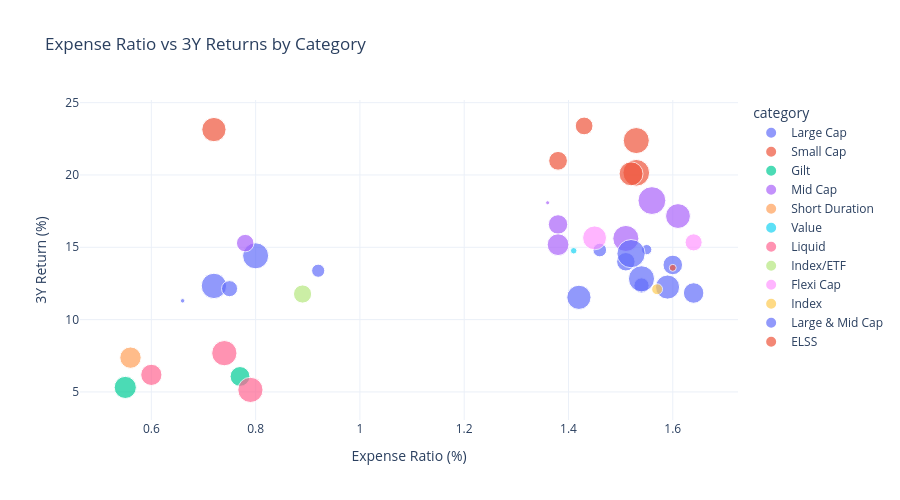

Notebook code cell kept with this figure:
### Code cell
# Cell 12 — Expense Ratio vs Returns Scatter
fig = px.scatter(
    performance_df,
    x='expense_ratio_pct',
    y='return_3yr_pct',
    color='category',
    size='aum_crore',
    hover_data=['scheme_name'],
    title='Expense Ratio vs 3Y Returns by Category',
    labels={'expense_ratio_pct': 'Expense Ratio (%)', 'return_3yr_pct': '3Y Return (%)'}
)
fig.update_layout(height=500, template='plotly_white')
fig.show()
fig.write_image("charts/expense_vs_returns.png")
print("✅ Expense ratio vs returns chart saved!")

### Figure 1 — Plotly figure (JSON) as saved in the notebook; plotly's stock layout.template omitted (floating-point values rounded to 4 significant figures)
{"data": [{"customdata": [["SBI Bluechip Fund - Regular Plan - Growth"], ["SBI Bluechip Fund - Direct Plan - Growth"], ["HDFC Top 100 Fund - Regular Plan - Growth"], ["HDFC Top 100 Fund - Direct Plan - Growth"], ["ICICI Pru Bluechip Fund - Regular - Growth"], ["ICICI Pru Bluechip Fund - Direct - Growth"], ["Nippon India Large Cap Fund - Regular - Growth"], ["Nippon India Large Cap Fund - Direct - Growth"], ["Kotak Bluechip Fund - Regular - Growth"], ["Axis Bluechip Fund - Regular - Growth"], ["Axis Bluechip Fund - Direct - Growth"], ["ABSL Frontline Equity Fund - Regular - Growth"], ["Mirae Asset Large Cap Fund - Regular - Growth"], ["DSP Top 100 Equity Fund - Regular - Growth"]], "hovertemplate": "category=Large Cap<br>Expense Ratio (%)=%{x}<br>3Y Return (%)=%{y}<br>aum_crore=%{marker.size}<br>scheme_name=%{customdata[0]}<extra></extra>", "legendgroup": "Large Cap", "marker": {"color": "#636efa", "size": [14288, 1231, 6434, 10611, 36022, 41553, 20909, 39475, 35585, 25803, 15866, 23500, 11361, 41828], "sizemode": "area", "sizeref": 122.6, "symbol": "circle"}, "mode": "markers", "name": "Large Cap", "orientation": "v", "showlegend": true, "type": "scatter", "x": [1.54, 0.66, 1.55, 0.92, 1.42, 0.8, 1.51, 0.72, 1.59, 1.64, 0.75, 1.6, 1.46, 1.54], "xaxis": "x", "y": [12.36, 11.3, 14.84, 13.38, 11.54, 14.41, 14.0, 12.33, 12.25, 11.84, 12.14, 13.78, 14.81, 12.82], "yaxis": "y"}, {"customdata": [["SBI Small Cap Fund - Regular Plan - Growth"], ["SBI Small Cap Fund - Direct Plan - Growth"], ["Nippon India Small Cap Fund - Regular - Growth"], ["Axis Small Cap Fund - Regular - Growth"], ["ABSL Small Cap Fund - Regular - Growth"], ["DSP Small Cap Fund - Regular - Growth"]], "hovertemplate": "category=Small Cap<br>Expense Ratio (%)=%{x}<br>3Y Return (%)=%{y}<br>aum_crore=%{marker.size}<br>scheme_name=%{customdata[0]}<extra></extra>", "legendgroup": "Small Cap", "marker": {"color": "#EF553B", "size": [19259, 36061, 43630, 21545, 41613, 35124], "sizemode": "area", "sizeref": 122.6, "symbol": "circle"}, "mode": "markers", "name": "Small Cap", "orientation": "v", "showlegend": true, "type": "scatter", "x": [1.43, 0.72, 1.53, 1.38, 1.53, 1.52], "xaxis": "x", "y": [23.39, 23.14, 20.15, 20.98, 22.38, 20.08], "yaxis": "y"}, {"customdata": [["SBI Magnum Gilt Fund - Regular Plan - Growth"], ["Nippon India Gilt Securities Fund - Regular - Growth"]], "hovertemplate": "category=Gilt<br>Expense Ratio (%)=%{x}<br>3Y Return (%)=%{y}<br>aum_crore=%{marker.size}<br>scheme_name=%{customdata[0]}<extra></extra>", "legendgroup": "Gilt", "marker": {"color": "#00cc96", "size": [24101, 30030], "sizemode": "area", "sizeref": 122.6, "symbol": "circle"}, "mode": "markers", "name": "Gilt", "orientation": "v", "showlegend": true, "type": "scatter", "x": [0.77, 0.55], "xaxis": "x", "y": [6.07, 5.31], "yaxis": "y"}, {"customdata": [["HDFC Mid-Cap Opportunities Fund - Regular - Growth"], ["HDFC Mid-Cap Opportunities Fund - Direct - Growth"], ["ICICI Pru Midcap Fund - Regular - Growth"], ["Kotak Emerging Equity Fund - Regular - Growth"], ["Axis Midcap Fund - Regular - Growth"], ["UTI Mid Cap Fund - Regular - Growth"], ["DSP Midcap Fund - Regular - Growth"]], "hovertemplate": "category=Mid Cap<br>Expense Ratio (%)=%{x}<br>3Y Return (%)=%{y}<br>aum_crore=%{marker.size}<br>scheme_name=%{customdata[0]}<extra></extra>", "legendgroup": "Mid Cap", "marker": {"color": "#ab63fa", "size": [23185, 18792, 979, 47469, 28996, 41728, 37835], "sizemode": "area", "sizeref": 122.6, "symbol": "circle"}, "mode": "markers", "name": "Mid Cap", "orientation": "v", "showlegend": true, "type": "scatter", "x": [1.38, 0.78, 1.36, 1.56, 1.38, 1.51, 1.61], "xaxis": "x", "y": [16.58, 15.29, 18.08, 18.23, 15.18, 15.61, 17.16], "yaxis": "y"}, {"customdata": [["HDFC Short Term Debt Fund - Regular - Growth"]], "hovertemplate": "category=Short Duration<br>Expense Ratio (%)=%{x}<br>3Y Return (%)=%{y}<br>aum_crore=%{marker.size}<br>scheme_name=%{customdata[0]}<extra></extra>", "legendgroup": "Short Duration", "marker": {"color": "#FFA15A", "size": [27953], "sizemode": "area", "sizeref": 122.6, "symbol": "circle"}, "mode": "markers", "name": "Short Duration", "orientation": "v", "showlegend": true, "type": "scatter", "x": [0.56], "xaxis": "x", "y": [7.37], "yaxis": "y"}, {"customdata": [["ICICI Pru Value Discovery Fund - Regular - Growth"]], "hovertemplate": "category=Value<br>Expense Ratio (%)=%{x}<br>3Y Return (%)=%{y}<br>aum_crore=%{marker.size}<br>scheme_name=%{customdata[0]}<extra></extra>", "legendgroup": "Value", "marker": {"color": "#19d3f3", "size": [2571], "sizemode": "area", "sizeref": 122.6, "symbol": "circle"}, "mode": "markers", "name": "Value", "orientation": "v", "showlegend": true, "type": "scatter", "x": [1.41], "xaxis": "x", "y": [14.76], "yaxis": "y"}, {"customdata": [["ICICI Pru Liquid Fund - Regular - Growth"], ["Kotak Liquid Fund - Regular - Growth"], ["ABSL Liquid Fund - Regular - Growth"]], "hovertemplate": "category=Liquid<br>Expense Ratio (%)=%{x}<br>3Y Return (%)=%{y}<br>aum_crore=%{marker.size}<br>scheme_name=%{customdata[0]}<extra></extra>", "legendgroup": "Liquid", "marker": {"color": "#FF6692", "size": [39116, 27623, 38995], "sizemode": "area", "sizeref": 122.6, "symbol": "circle"}, "mode": "markers", "name": "Liquid", "orientation": "v", "showlegend": true, "type": "scatter", "x": [0.74, 0.6, 0.79], "xaxis": "x", "y": [7.68, 6.18, 5.14], "yaxis": "y"}, {"customdata": [["Nippon India ETF Nifty 50 BeES"]], "hovertemplate": "category=Index/ETF<br>Expense Ratio (%)=%{x}<br>3Y Return (%)=%{y}<br>aum_crore=%{marker.size}<br>scheme_name=%{customdata[0]}<extra></extra>", "legendgroup": "Index/ETF", "marker": {"color": "#B6E880", "size": [20284], "sizemode": "area", "sizeref": 122.6, "symbol": "circle"}, "mode": "markers", "name": "Index/ETF", "orientation": "v", "showlegend": true, "type": "scatter", "x": [0.89], "xaxis": "x", "y": [11.77], "yaxis": "y"}, {"customdata": [["Kotak Flexicap Fund - Regular - Growth"], ["UTI Flexi Cap Fund - Regular - Growth"]], "hovertemplate": "category=Flexi Cap<br>Expense Ratio (%)=%{x}<br>3Y Return (%)=%{y}<br>aum_crore=%{marker.size}<br>scheme_name=%{customdata[0]}<extra></extra>", "legendgroup": "Flexi Cap", "marker": {"color": "#FF97FF", "size": [35012, 17912], "sizemode": "area", "sizeref": 122.6, "symbol": "circle"}, "mode": "markers", "name": "Flexi Cap", "orientation": "v", "showlegend": true, "type": "scatter", "x": [1.45, 1.64], "xaxis": "x", "y": [15.65, 15.34], "yaxis": "y"}, {"customdata": [["UTI Nifty 50 Index Fund - Regular - Growth"]], "hovertemplate": "category=Index<br>Expense Ratio (%)=%{x}<br>3Y Return (%)=%{y}<br>aum_crore=%{marker.size}<br>scheme_name=%{customdata[0]}<extra></extra>", "legendgroup": "Index", "marker": {"color": "#FECB52", "size": [7350], "sizemode": "area", "sizeref": 122.6, "symbol": "circle"}, "mode": "markers", "name": "Index", "orientation": "v", "showlegend": true, "type": "scatter", "x": [1.57], "xaxis": "x", "y": [12.1], "yaxis": "y"}, {"customdata": [["Mirae Asset Emerging Bluechip Fund - Regular - Growth"]], "hovertemplate": "category=Large & Mid Cap<br>Expense Ratio (%)=%{x}<br>3Y Return (%)=%{y}<br>aum_crore=%{marker.size}<br>scheme_name=%{customdata[0]}<extra></extra>", "legendgroup": "Large & Mid Cap", "marker": {"color": "#636efa", "size": [49046], "sizemode": "area", "sizeref": 122.6, "symbol": "circle"}, "mode": "markers", "name": "Large & Mid Cap", "orientation": "v", "showlegend": true, "type": "scatter", "x": [1.52], "xaxis": "x", "y": [14.56], "yaxis": "y"}, {"customdata": [["Mirae Asset Tax Saver Fund - Regular - Growth"]], "hovertemplate": "category=ELSS<br>Expense Ratio (%)=%{x}<br>3Y Return (%)=%{y}<br>aum_crore=%{marker.size}<br>scheme_name=%{customdata[0]}<extra></extra>", "legendgroup": "ELSS", "marker": {"color": "#EF553B", "size": [2989], "sizemode": "area", "sizeref": 122.6, "symbol": "circle"}, "mode": "markers", "name": "ELSS", "orientation": "v", "showlegend": true, "type": "scatter", "x": [1.6], "xaxis": "x", "y": [13.58], "yaxis": "y"}], "layout": {"height": 500, "legend": {"itemsizing": "constant", "title": {"text": "category"}, "tracegroupgap": 0}, "title": {"text": "Expense Ratio vs 3Y Returns by Category"}, "xaxis": {"anchor": "y", "domain": [0, 1], "title": {"text": "Expense Ratio (%)"}}, "yaxis": {"anchor": "x", "domain": [0, 1], "title": {"text": "3Y Return (%)"}}}}
